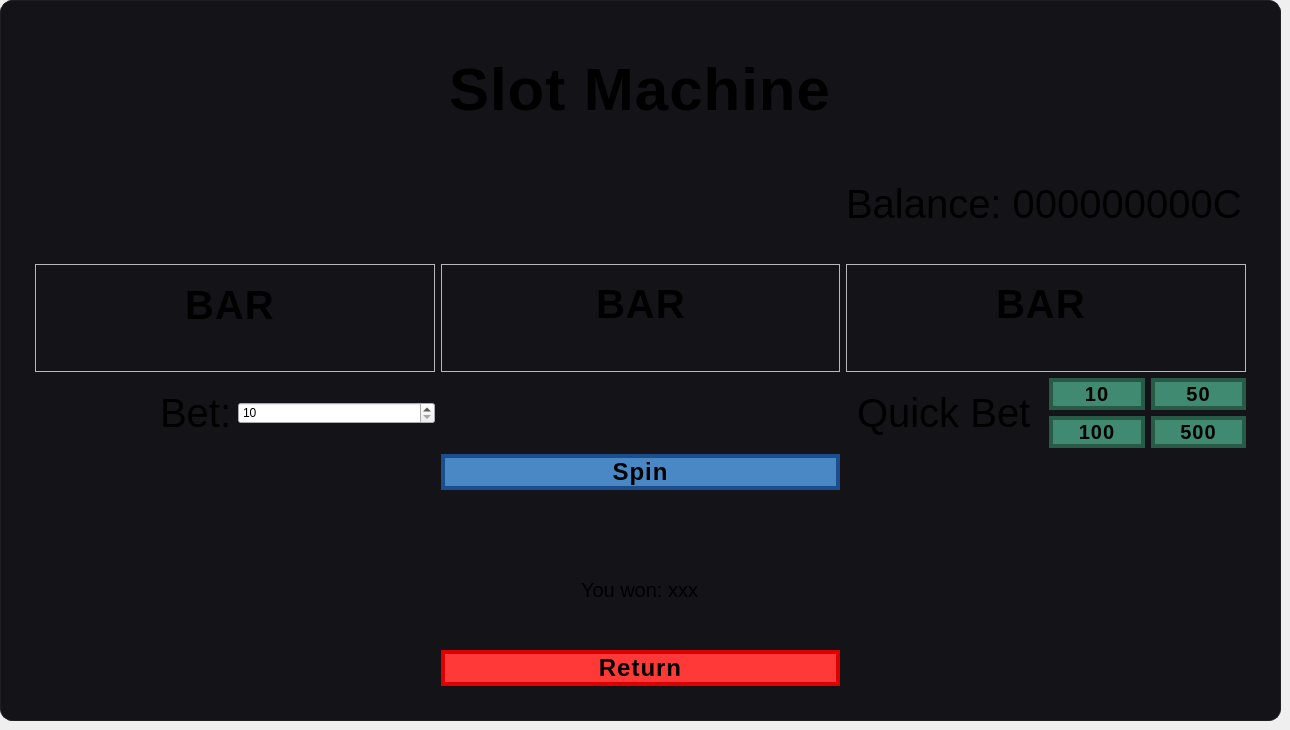
      <widget class="QWidget" name="SlotMachine">
       <property name="styleSheet">
        <string notr="true">QFrame#frameSlotMachineGame {
    background-color: #141418;
    border: 1px solid #1f1f22;
    border-radius: 12px;
    padding: 25px;
}
QLabel#lblSlotGameTitle {
    font-size: 60px;
    font-weight: bold;
    letter-spacing: 1px;
	border-width: 2px;
}
QLabel#lblSlotGameBalance {
    font-size: 40px;
	border-width: 2px;
}
QLabel#lblSlotGameBet {
    font-size: 40px;
	border-width: 2px;
}
QLabel#lblSlotGameQuickBet {
    font-size: 40px;
	border-width: 2px;
}

QLabel#lblReelDisplay_L {
    font-size: 40px;
    font-weight: bold;
    letter-spacing: 1px;
	border-width: 2px;
}
QLabel#lblReelDisplay_R{
    font-size: 40px;
    font-weight: bold;
    letter-spacing: 1px;
	border-width: 2px;
}
QLabel#lblReelDisplay_M{
	font-size: 40px;
    font-weight: bold;
    letter-spacing: 1px;
	border-width: 2px;
}

QPushButton#btnLeaveSlotMachine{
	background-color: #FF3838;
	border: 4px solid #DC0000;
	font-size: 24px;
    font-weight: bold;
    letter-spacing: 1px;
}
QPushButton#btnLeaveSlotMachine:hover{
	color:&quot;white&quot;;
	background-color: #DC0000;
	border: 4px solid #DC0000;
	font-size: 24px;
    font-weight: bold;
    letter-spacing: 1px;
}

QPushButton#btnSlotGameSpin{
	background-color: #4988C4;
	border: 4px solid #1C4D8D;
	font-size: 24px;
    font-weight: bold;
    letter-spacing: 1px;
}
QPushButton#btnSlotGameSpin:hover{
	color:&quot;white&quot;;
	background-color: #1C4D8D;
	border: 4px solid #1C4D8D;
	font-size: 24px;
    font-weight: bold;
    letter-spacing: 1px;
}

QPushButton#SGQB10{
	background-color: #408A71;
	border: 4px solid #285A48;
	font-size: 20px;
    font-weight: bold;
    letter-spacing: 1px;
}
QPushButton#SGQB10:hover{
	color:&quot;white&quot;;
	background-color: #285A48;
	border: 4px solid #285A48;
	font-size: 20px;
    font-weight: bold;
    letter-spacing: 1px;
}
QPushButton#SGQB50{
	background-color: #408A71;
	border: 4px solid #285A48;
	font-size: 20px;
    font-weight: bold;
    letter-spacing: 1px;
}
QPushButton#SGQB50:hover{
	color:&quot;white&quot;;
	background-color: #285A48;
	border: 4px solid #285A48;
	font-size: 20px;
    font-weight: bold;
    letter-spacing: 1px;
}
QPushButton#SGQB100{
	background-color: #408A71;
	border: 4px solid #285A48;
	font-size: 20px;
    font-weight: bold;
    letter-spacing: 1px;
}
QPushButton#SGQB100:hover{
	color:&quot;white&quot;;
	background-color: #285A48;
	border: 4px solid #285A48;
	font-size: 20px;
    font-weight: bold;
    letter-spacing: 1px;
}
QPushButton#SGQB500{
	background-color: #408A71;
	border: 4px solid #285A48;
	font-size: 20px;
    font-weight: bold;
    letter-spacing: 1px;
}
QPushButton#SGQB500:hover{
	color:&quot;white&quot;;
	background-color: #285A48;
	border: 4px solid #285A48;
	font-size: 20px;
    font-weight: bold;
    letter-spacing: 1px;
}</string>
       </property>
       <widget class="QWidget" name="verticalLayoutWidget_15">
        <property name="geometry">
         <rect>
          <x>0</x>
          <y>0</y>
          <width>1281</width>
          <height>721</height>
         </rect>
        </property>
        <layout class="QVBoxLayout" name="verticalLayout_16">
         <item>
          <widget class="QFrame" name="frameSlotMachineGame">
           <property name="frameShape">
            <enum>QFrame::Shape::StyledPanel</enum>
           </property>
           <property name="frameShadow">
            <enum>QFrame::Shadow::Raised</enum>
           </property>
           <layout class="QVBoxLayout" name="verticalLayout_17">
            <item>
             <layout class="QGridLayout" name="gridLayout_2">
              <item row="1" column="2">
               <widget class="QLabel" name="lblSlotGameBalance">
                <property name="text">
                 <string>Balance: 000000000C</string>
                </property>
               </widget>
              </item>
              <item row="4" column="1">
               <spacer name="verticalSpacer_31">
                <property name="orientation">
                 <enum>Qt::Orientation::Vertical</enum>
                </property>
                <property name="sizeType">
                 <enum>QSizePolicy::Policy::Fixed</enum>
                </property>
                <property name="sizeHint" stdset="0">
                 <size>
                  <width>20</width>
                  <height>40</height>
                 </size>
                </property>
               </spacer>
              </item>
              <item row="0" column="1" alignment="Qt::AlignmentFlag::AlignHCenter|Qt::AlignmentFlag::AlignVCenter">
               <widget class="QLabel" name="lblSlotGameTitle">
                <property name="text">
                 <string>Slot Machine</string>
                </property>
               </widget>
              </item>
              <item row="3" column="1">
               <widget class="QFrame" name="ReelDisplayCard_L_2">
                <property name="frameShape">
                 <enum>QFrame::Shape::StyledPanel</enum>
                </property>
                <property name="frameShadow">
                 <enum>QFrame::Shadow::Raised</enum>
                </property>
                <widget class="QWidget" name="verticalLayoutWidget_13">
                 <property name="geometry">
                  <rect>
                   <x>0</x>
                   <y>0</y>
                   <width>401</width>
                   <height>81</height>
                  </rect>
                 </property>
                 <layout class="QVBoxLayout" name="verticalLayout_14">
                  <item alignment="Qt::AlignmentFlag::AlignHCenter|Qt::AlignmentFlag::AlignVCenter">
                   <widget class="QLabel" name="lblReelDisplay_M">
                    <property name="font">
                     <font>
                      <pointsize>-1</pointsize>
                      <bold>true</bold>
                     </font>
                    </property>
                    <property name="text">
                     <string>BAR</string>
                    </property>
                   </widget>
                  </item>
                 </layout>
                </widget>
               </widget>
              </item>
              <item row="8" column="1">
               <widget class="QPushButton" name="btnLeaveSlotMachine">
                <property name="text">
                 <string>Return</string>
                </property>
               </widget>
              </item>
              <item row="5" column="1">
               <widget class="QPushButton" name="btnSlotGameSpin">
                <property name="text">
                 <string>Spin</string>
                </property>
               </widget>
              </item>
              <item row="6" column="1">
               <spacer name="verticalSpacer_32">
                <property name="orientation">
                 <enum>Qt::Orientation::Vertical</enum>
                </property>
                <property name="sizeType">
                 <enum>QSizePolicy::Policy::Fixed</enum>
                </property>
                <property name="sizeHint" stdset="0">
                 <size>
                  <width>20</width>
                  <height>40</height>
                 </size>
                </property>
               </spacer>
              </item>
              <item row="3" column="0">
               <widget class="QFrame" name="ReelDisplayCard_L">
                <property name="frameShape">
                 <enum>QFrame::Shape::StyledPanel</enum>
                </property>
                <property name="frameShadow">
                 <enum>QFrame::Shadow::Raised</enum>
                </property>
                <widget class="QWidget" name="verticalLayoutWidget_12">
                 <property name="geometry">
                  <rect>
                   <x>0</x>
                   <y>0</y>
                   <width>391</width>
                   <height>81</height>
                  </rect>
                 </property>
                 <layout class="QVBoxLayout" name="verticalLayout_13">
                  <item alignment="Qt::AlignmentFlag::AlignHCenter">
                   <widget class="QLabel" name="lblReelDisplay_L">
                    <property name="font">
                     <font>
                      <pointsize>-1</pointsize>
                      <bold>true</bold>
                     </font>
                    </property>
                    <property name="text">
                     <string>BAR</string>
                    </property>
                   </widget>
                  </item>
                 </layout>
                </widget>
               </widget>
              </item>
              <item row="3" column="2">
               <widget class="QFrame" name="ReelDisplayCard_L_3">
                <property name="frameShape">
                 <enum>QFrame::Shape::StyledPanel</enum>
                </property>
                <property name="frameShadow">
                 <enum>QFrame::Shadow::Raised</enum>
                </property>
                <widget class="QWidget" name="verticalLayoutWidget_14">
                 <property name="geometry">
                  <rect>
                   <x>0</x>
                   <y>0</y>
                   <width>391</width>
                   <height>81</height>
                  </rect>
                 </property>
                 <layout class="QVBoxLayout" name="verticalLayout_15">
                  <item alignment="Qt::AlignmentFlag::AlignHCenter|Qt::AlignmentFlag::AlignVCenter">
                   <widget class="QLabel" name="lblReelDisplay_R">
                    <property name="font">
                     <font>
                      <pointsize>-1</pointsize>
                      <bold>true</bold>
                     </font>
                    </property>
                    <property name="text">
                     <string>BAR</string>
                    </property>
                   </widget>
                  </item>
                 </layout>
                </widget>
               </widget>
              </item>
              <item row="4" column="0">
               <layout class="QHBoxLayout" name="horizontalLayout_12">
                <item alignment="Qt::AlignmentFlag::AlignRight">
                 <widget class="QLabel" name="lblSlotGameBet">
                  <property name="text">
                   <string>Bet:</string>
                  </property>
                 </widget>
                </item>
                <item>
                 <widget class="QSpinBox" name="sbSlotGameBet">
                  <property name="minimum">
                   <number>10</number>
                  </property>
                  <property name="maximum">
                   <number>99999</number>
                  </property>
                  <property name="singleStep">
                   <number>0</number>
                  </property>
                  <property name="value">
                   <number>10</number>
                  </property>
                 </widget>
                </item>
               </layout>
              </item>
              <item row="4" column="2">
               <layout class="QHBoxLayout" name="horizontalLayout_13">
                <item alignment="Qt::AlignmentFlag::AlignHCenter">
                 <widget class="QLabel" name="lblSlotGameQuickBet">
                  <property name="text">
                   <string>Quick Bet</string>
                  </property>
                 </widget>
                </item>
                <item>
                 <layout class="QGridLayout" name="gridLayout_3">
                  <item row="0" column="1">
                   <widget class="QPushButton" name="SGQB50">
                    <property name="text">
                     <string>50</string>
                    </property>
                   </widget>
                  </item>
                  <item row="0" column="0">
                   <widget class="QPushButton" name="SGQB10">
                    <property name="text">
                     <string>10</string>
                    </property>
                   </widget>
                  </item>
                  <item row="1" column="0">
                   <widget class="QPushButton" name="SGQB100">
                    <property name="text">
                     <string>100</string>
                    </property>
                   </widget>
                  </item>
                  <item row="1" column="1">
                   <widget class="QPushButton" name="SGQB500">
                    <property name="text">
                     <string>500</string>
                    </property>
                   </widget>
                  </item>
                 </layout>
                </item>
               </layout>
              </item>
              <item row="7" column="1" alignment="Qt::AlignmentFlag::AlignHCenter|Qt::AlignmentFlag::AlignVCenter">
               <widget class="QLabel" name="lblSlotGameResult">
                <property name="font">
                 <font>
                  <pointsize>15</pointsize>
                 </font>
                </property>
                <property name="text">
                 <string>You won: xxx</string>
                </property>
               </widget>
              </item>
             </layout>
            </item>
           </layout>
          </widget>
         </item>
        </layout>
       </widget>
      </widget>
